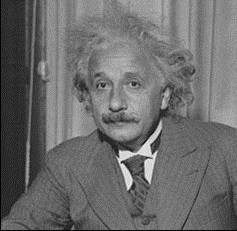
#> input picture pic4.jpg, 237 x 231 px
$ python OperasiKonvolusi.py
#> lines starting #> are read from the running program, lines starting #| are printed output that depends on the picture
import cv2
import numpy as np

image = cv2.imread("pic4.jpg")
#> image is the input picture: shape (231, 237, 3); min 0, max 242, mean 108

kernel = np.ones((5, 5), np.float32) / 25

convolved_image = cv2.filter2D(image, -1, kernel)
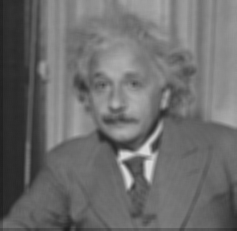
#> convolved_image: shape (231, 237, 3); min 30, max 218, mean 108.3

cv2.imshow("Convolved Image", convolved_image)
cv2.waitKey(0)
cv2.destroyAllWindows()

$ run again, with pic3.jpg copied over pic4.jpg
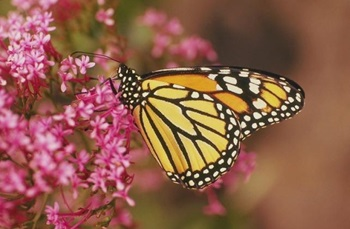
#> input picture pic3.jpg, 350 x 229 px
#> image is the input picture: shape (229, 350, 3); mean B, G, R 74.8, 92.6, 143.1
#> `convolved_image = cv2.filter2D(image, -1, kernel)`:
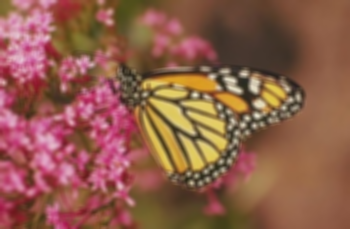
#> convolved_image: shape (229, 350, 3); mean B, G, R 74.8, 92.6, 143.1
